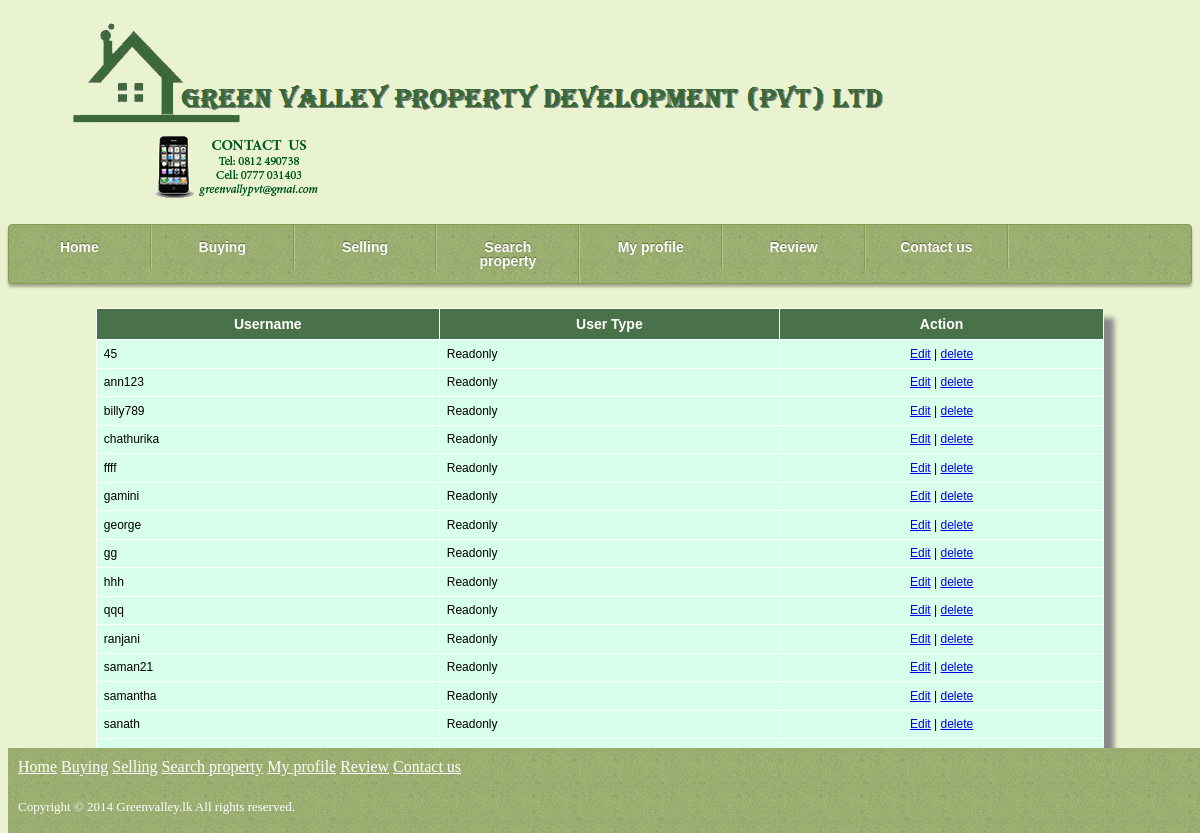
The app's page /admin/view/manage_users.php with its own data.
### tables this page shows
CREATE TABLE IF NOT EXISTS `user` (
  `username` varchar(255) NOT NULL,
  `password` varchar(255) NOT NULL,
  `email_code` varchar(32) NOT NULL,
  `active` tinyint(1) NOT NULL DEFAULT '0',
  `type` enum('Admin','Super','Readonly') NOT NULL,
  PRIMARY KEY (`username`)
);

### admin/controller/manage_users.php (called while the page is built)
<?php
require '../model/admin.php';
$admin = new Admin();
$all_users = $admin->getAllUsers();

### common/conn.php (called while the page is built, shortened)
<?php
class Dbconnect{
function query($sql){
    $result=mysql_query($sql) or die("could not execute the query");
    return $result;
    }
}
?>

### admin/model/admin.php (called while the page is built, shortened)
<?php
require_once '../../common/conn.php';
class Admin {
    function getAllUsers(){
        $db = new Dbconnect();
        $sql = "select * from user order by type, username";
        $result = $db->query($sql);
        return $result;
    }
}
?>

### admin/view/manage_users.php (the view, shortened to what this page needs)
<?php session_start();
 require '../controller/manage_users.php';
?>
<!doctype html>
<html>
<head>
    <link rel="stylesheet" type="text/css" href="../../common/CSS/home.css">
	<link rel="stylesheet" type="text/css" href="../../common/CSS/menu_bar.css">
    <link rel="stylesheet" type="text/css" href="../../common/CSS/button.css">
    <link rel="stylesheet" type="text/css" href="../../common/CSS/dropdown.css">
    <link rel="stylesheet" type="text/css" href="../../common/CSS/dropdown_menu.css">
    <link rel="stylesheet" type="text/css" href="../../common/CSS/manage_user_table.css">
</head>
<body  bgcolor="#EAF3CF">
<div class="header">
<div class="header">
	<img src="../../common/images/myBanner.png"  style="margin-left:50px"/><span>
    <img src="../../common/images/contact.png" style="margin-left:140px"/></span> </div>
        </div>
<div class="menu_bar" align="center" id="cssmenu">
	<ul>
	  <li class='active'><a href='index.php'><span>Home</span></a></li>
	  <li><a href='#'><span>Buying</span></a></li>
	  <li><a href='#'><span>Selling</span></a></li>
	  <li><a href="../../property/view/search_property.php"><span>Search property</span></a></li>
	  <li><a href='#'><span>My profile</span></a></li>
	  <li><a href='#'><span>Review</span></a></li>
	  <li class='last'><a href='#'><span>Contact us</span></a></li>
  </ul>
</div>
<div class="content">
    <div class="CSSTableGenerator" >
    <table class="user_table">
        <tr>
            <td>Username</td>
            <td>User Type</td>
            <td>Action</td>
        </tr>
      <?php
        while($usr = mysql_fetch_array($all_users))
          {
          echo "<tr class='user_info'><td>".$usr['username']."</td>";
          echo "<td class='user_info'>".$usr['type']."</td>";
          echo "<td class='ac_link'><a  href='update_user.php?username=".$usr['username']."'>Edit</a>";
          echo " | <a  href='../controller/delete_users.php?username=".$usr['username']."'>delete</a></td><tr>";
          }
      ?>
    </table>
    </div>
</div>
<div class="footer" id="footer_wrap">
     <ul>
	  <li class='active'><a href='index.php'><span>Home</span></a></li>
	  <li><a href='#'><span>Buying</span></a></li>
	  <li><a href='#'><span>Selling</span></a></li>
	  <li><a href='#'><span>Search property</span></a></li>
	  <li><a href='#'><span>My profile</span></a></li>
	  <li><a href='#'><span>Review</span></a></li>
	  <li class='last'><a href='#'><span>Contact us</span></a></li>
	</ul>
<p id="copyright" >
	Copyright © 2014 Greenvalley.lk All rights reserved.
</p>
</div>
</body>
</html>

### common/CSS/home.css (style rules this page uses)
.content { padding: 30px 60px 30px 105px; font-weight: bolder; font-style: normal; }
#footer_wrap { width:100%; height:85px; background:#A7BC7A url(../images/pattern.png); bottom:0; }
#footer_wrap ul { list-style-type:none; margin:0; padding:10px; }
#footer_wrap li { display:inline; }
#footer_wrap a { text-decoration:underline; color:#FFFFFF; }
#copyright { padding-left: 10px; color: #FFFFFF; font-size: small; }

### common/CSS/menu_bar.css (style rules this page uses)
#cssmenu, #cssmenu ul, #cssmenu li #cssmenu a { list-style: none; margin: 0; padding: 0; border: 0; font-size: 14px; font-weight:bold; font-family: Helvetica; line-height: 1; }
#cssmenu { width: 100%; align-content: center; padding-right: 0px; left: 0px; background-position: 0% 0%; margin-top: px; margin-right: px; margin-bottom: px; margin-left: px; }
#cssmenu ul { zoom: 1; background: #a7bc7a url(../images/pattern.png) top left repeat; -webkit-border-radius: 4px; -moz-border-radius: 4px; border-radius: 4px; border: 1px solid #839b4e; -moz-box-shadow: 0 3px 3px rgba(0, 0, 0, 0.3); -webkit-box-shadow: 0 3px 3px rgba(0, 0, 0, 0.3); box-shadow: 0 3px 3px rgba(0, 0, 0, 0.3); }
#cssmenu ul:before { content: ''; display: block; }
#cssmenu ul:after { content: ''; display: table; clear: both; }
#cssmenu a, #cssmenu a:link, #cssmenu a:visited { padding: 15px 20px; display: block; text-decoration: none; color: #ffffff; text-shadow: 0 -1px 1px #586835; border-right: 1px solid #839b4e; }
#cssmenu li { float: left; border-right: 1px solid #b2c58b; width: 12%; }
#cssmenu li:first-child { border-left: none; -webkit-border-radius: 4px 0 0 4px; -moz-border-radius: 4px 0 0 4px; border-radius: 4px 0 0 4px; }

### common/CSS/manage_user_table.css (style rules this page uses)
.CSSTableGenerator { margin: 0 auto; padding:0px; width:85%; box-shadow: 10px 10px 5px #888888; border:1px solid #ffffff; -moz-border-radius-bottomleft:0px; -webkit-border-bottom-left-radius:0px; border-bottom-left-radius:0px; -moz-border-radius-bottomright:0px; -webkit-border-bottom-right-radius:0px; border-bottom-right-radius:0px; -moz-border-radius-topright:0px; -webkit-border-top-right-radius:0px; border-top-right-radius:0px; -moz-border-radius-topleft:0px; -webkit-border-top-left-radius:0px; border-top-left-radius:0px; }
.CSSTableGenerator table { border-collapse: collapse; border-spacing: 0; width:100%; height:100%; margin:0px;padding:0px; }
.CSSTableGenerator table tr:first-child td:first-child { -moz-border-radius-topleft:0px; -webkit-border-top-left-radius:0px; border-top-left-radius:0px; }
.CSSTableGenerator table tr:first-child td:last-child { -moz-border-radius-topright:0px; -webkit-border-top-right-radius:0px; border-top-right-radius:0px; }
.CSSTableGenerator td { vertical-align:middle; background-color:#d8ffeb; border:1px solid #ffffff; border-width:0px 1px 1px 0px; text-align:left; padding:7px; font-size:12px; font-family:Arial; font-weight:normal; color:#000000; }
.CSSTableGenerator tr td:last-child { border-width:0px 0px 1px 0px; }
.CSSTableGenerator tr:first-child td { background:-o-linear-gradient(bottom, #4a724a 5%, #4a724a 100%); background:-webkit-gradient( linear, left top, left bottom, color-stop(0.05, #4a724a), color-stop(1, #4a724a) ); background:-moz-linear-gradient( center top, #4a724a 5%, #4a724a 100% ); filter:progid:DXImageTransform.Microsoft.gradient(startColorstr="#4a724a", endColorstr="#4a724a"); background: -o-linear-gradient(top,#4a724a,4a724a); background-color:#4a724a; border:0px solid #ffffff; text-align:center; border-width:0px 0px 1px 1px; font-size:14px; font-family:Arial; font-weight:bold; color:#ffffff; }
.CSSTableGenerator tr:first-child td:first-child { border-width:0px 0px 1px 0px; }
.CSSTableGenerator tr:first-child td:last-child { border-width:0px 0px 1px 1px; }

### admin/view/manage_users.php (style rules this page uses)
.content { margin-top: 2% !important; padding: 0px 0px 0px 0px !important; }
.footer { position:absolute; bottom:0px; }
.ac_link { text-align: center !important; }

### records on screen
user: username "45", type "Readonly"
user: username "ann123", type "Readonly"
user: username "billy789", type "Readonly"
user: username "chathurika", type "Readonly"
user: username "ffff", type "Readonly"
user: username "gamini", type "Readonly"
user: username "george", type "Readonly"
user: username "gg", type "Readonly"
user: username "hhh", type "Readonly"
user: username "qqq", type "Readonly"
user: username "ranjani", type "Readonly"
user: username "saman21", type "Readonly"
user: username "samantha", type "Readonly"
user: username "sanath", type "Readonly"
